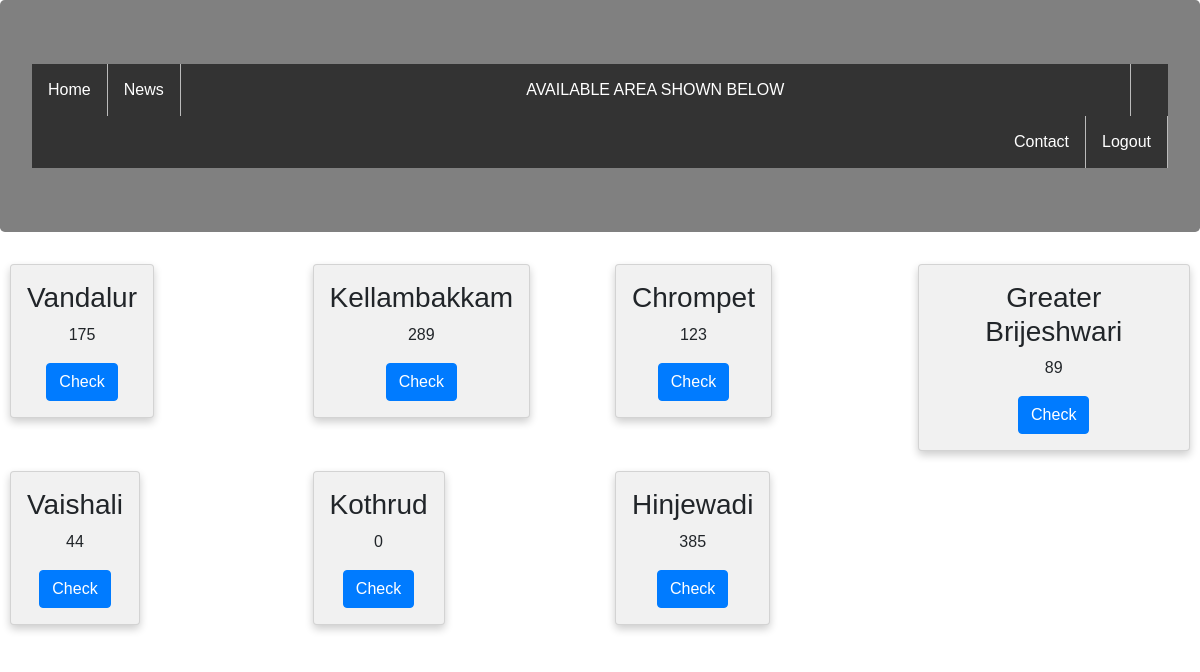
The app's page /first/p_detail/ (signed in) with its own data.
### first/models.py (models this page shows, shortened)
class Areawise(models.Model):
    name = models.CharField(max_length=100)
    pincode = models.CharField(max_length=100)
    dilvry_pday = models.CharField(max_length=100)

### first/views.py (the view)
@login_required
@Manager_required
def personindex(request):
    all_areawise = Areawise.objects.all()
    return render(request, 'first/AreadetailforP.html', {'all_areawise': all_areawise})

### first/templates/first/AreadetailforP.html (shortened to what this page needs)
<!DOCTYPE html>
<html>
<head>
    <link rel="stylesheet" href="https://maxcdn.bootstrapcdn.com/bootstrap/4.0.0/css/bootstrap.min.css">
</head>
<body>
<div class="jumbotron" style="background-color:grey">
    <ul>
        <li><a href="#home">Home</a></li>
        <li><a href="#news">News</a></li>
        <li style="padding-left:29%;padding-right:29%"><a style="color:white"> AVAILABLE AREA SHOWN BELOW </a> </li>
        {% if user.is_authenticated %}
            <li style="float: right"><a  href="{% url 'users:logout_mang' %}">Logout</a></li>
        {% endif %}
        <li style="float: right"><a href="#contact" >Contact</a></li>
    </ul>
</div>
    <div class="row">
        {% for areawise in all_areawise %}
        <div class="col-sm-3" style="padding-bottom:20px">
            <span class="card"  >
                <h3>{{ areawise.name }}</h3>
                <p>{{areawise.dilvry_pday}}</p>
                <a href="{% url 'first:display' areawise.id %}"  class="btn btn-primary">Check</a>
            </span>
        </div>
        {% endfor %}
    </div>
</body>
</html>

### first/templates/first/AreadetailforP.html (style rules this page uses)
ul { list-style-type: none; margin: 0; padding: 0; overflow: hidden; background-color: #333; }
li { float: left; border-right:1px solid #bbb; }
li a { display: block; color: white; text-align: center; padding: 14px 16px; text-decoration: none; }
* { box-sizing: border-box; }
body { font-family: Arial, Helvetica, sans-serif; }
.row { margin: 0 -5px; }
.row:after { content: ""; display: table; clear: both; }
.card { display:inline-block; box-shadow: 0 4px 8px 0 rgba(0, 0, 0, 0.2); padding: 16px; text-align: center; background-color: #f1f1f1; }

### records on screen
Areawise: name "Vandalur", dilvry_pday "175"
Areawise: name "Kellambakkam", dilvry_pday "289"
Areawise: name "Chrompet", dilvry_pday "123"
Areawise: name "Greater Brijeshwari", dilvry_pday "89"
Areawise: name "Vaishali", dilvry_pday "44"
Areawise: name "Kothrud", dilvry_pday "0"
Areawise: name "Hinjewadi", dilvry_pday "385"
